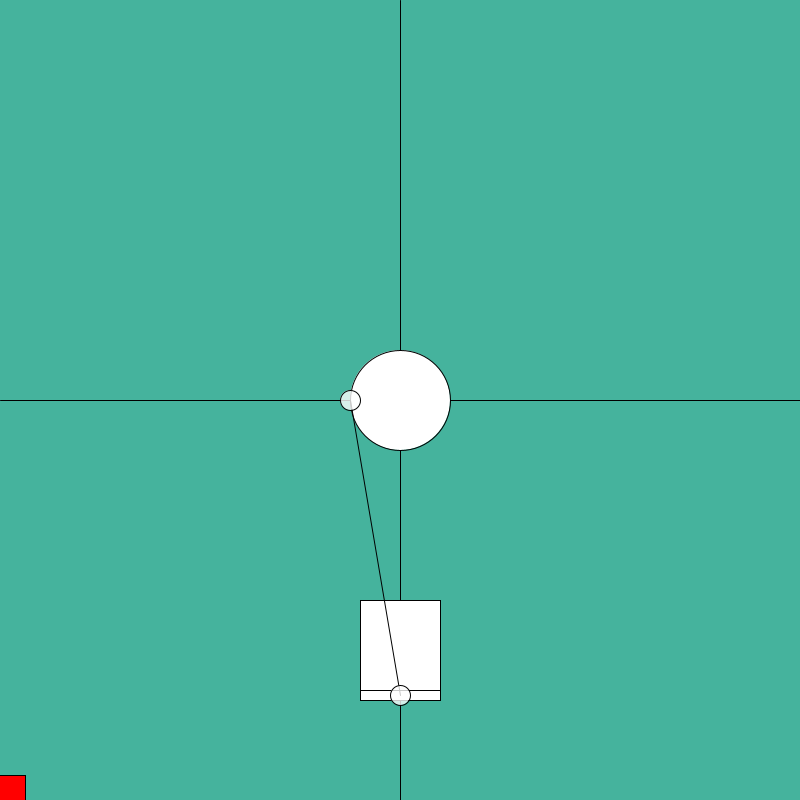
Frame 1 (no input)
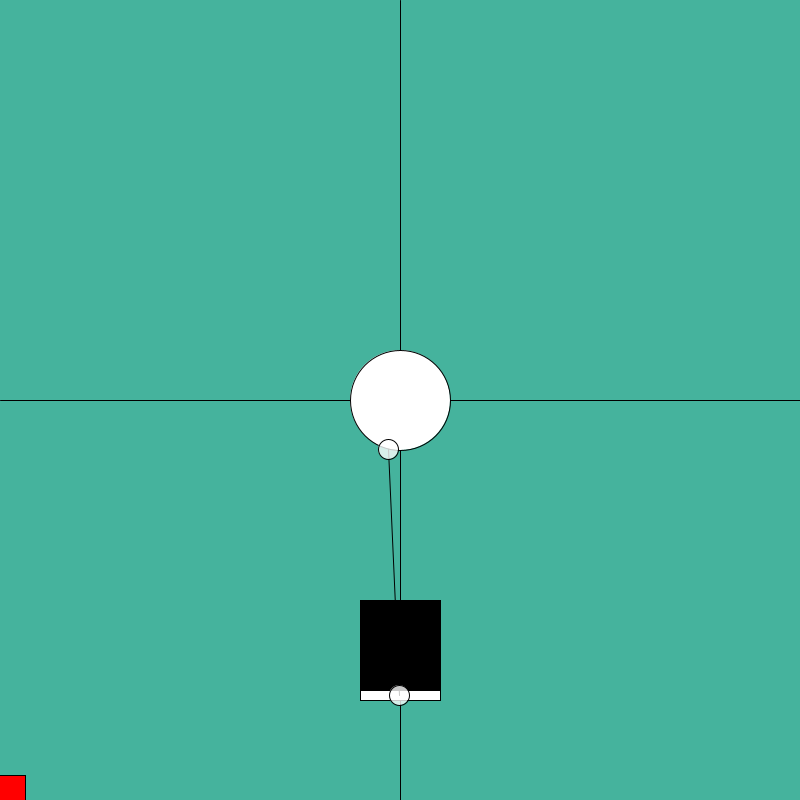
Frame 60 (the mouse pressed at the canvas centre just before this capture)
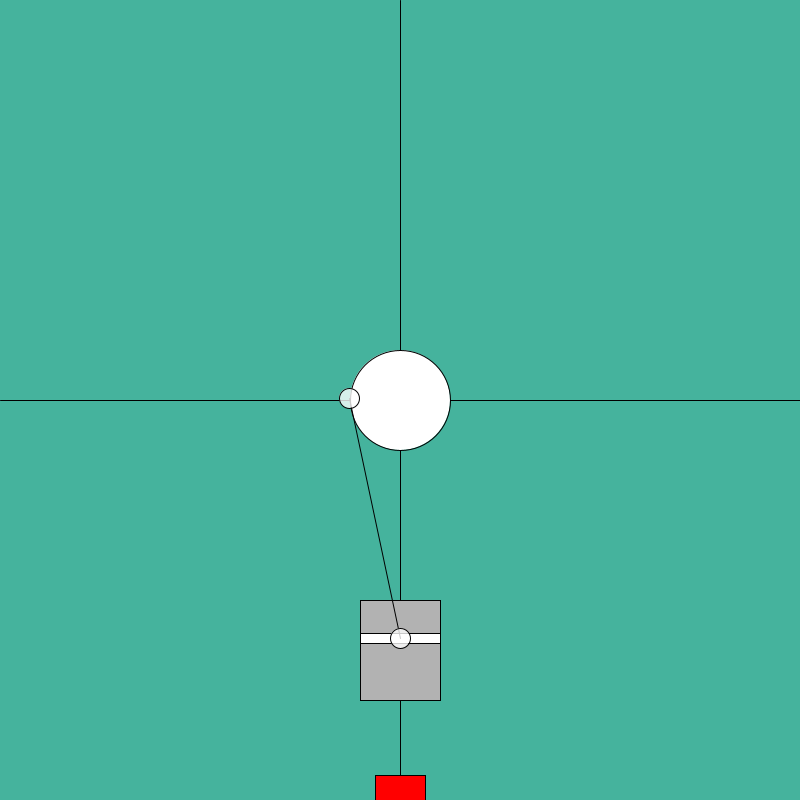
Frame 120 (the mouse held since frame 60 and released just before this capture)

The Processing sketch that drew these frames (run headless with seeded random() and noise(); from frame 60 on, the mouse is pressed at the canvas centre):

// Processing sketch: maquina
// ── maquina.pde
int timestep=10;
particle[]point=new particle[4];

void setup() {
  size(800, 800);
  rectMode(CENTER);
  for (int i=0; i< 4; i++) {
    point[i]=new particle(0, 0, 10);
    point[i].gravity(1.0/1);
  }
  
  point[0].x=400;
  point[0].y=595+100;
  point[1].x=400-50;
  point[1].y=350+50;
  point[2].x=0;
  point[2].y=0;
}

float travel=0;
float press=1;
float volum=0;
float temp=300;


void draw() {
  backframe();
  fill(255);
  line(0, 400, 800, 400);
  line(400, 0, 400, 800);
  ellipse(400, 400, 100, 100);
  fill(press*2000000);
  rect(400,650,80,100);
  fill(255);
  rect(400,point[0].y,80,10);
  line(point[0].x, point[0].y, point[1].x, point[1].y);

  for (int i=0; i<2; i++) {
    point[i].refresh(255);
  }
  for (int i=0; i< timestep; i++) {
    gameloop();
  }
}

void gameloop(){
  temp=100-abs(mouseX-400);
  fill(255,0,0);
  rect(mouseX,800,50,50);
  tempCst(1/1);
  //eje
  point[2].x=400;
  point[2].y=400;
  point[2].vx=0;
  point[2].vy=0;
  interlinkRigid(point[1],point[2],50,1,timestep);
  //piston
  point[0].x=400;
  point[0].vx=0;
  interlinkRigid(point[0],point[1],595-350,1,timestep);
  travel=595-point[0].y;
  //fuerza/masas
  point[0].vy+=-press*(PI*50*50)/2;
  if(point[0].y<590)point[0].y=590;
  
  
  //
  for(int i=0; i<4;i++){
    point[i].update(timestep);
  }
  
}
void volumCst(float k){
  //volum=(100-travel)*PI*50*50;
  press=temp*k/volum;
  temp=press*volum*k;
}

void pressCst(float k){
  volum=(100-travel)*PI*50*50;
  //press=temp*k/volum;
  temp=press*volum*k;
}

void tempCst(float k){
  volum=(100-travel)*PI*50*50;
  press=temp*k/volum;
  //temp=press*volum*k;
}

//void stepDraw() {
//  point[1].y=400;
//  point[2].y=400;
//  //rotaSolo();
//  libre();
//  for (int i=0; i<3; i++) {
//    point[i].update(timestep);
//  }
//  interlinkRigid(point[0], point[1], 150, 1, timestep);
//  //interlinkSpring(point[1], point[2], 100, 1.0, timestep);
//}
//void libre() {
//  interlinkRigid(point[0], point[3], 70, 1, timestep);
//}
//void rotaSolo() {
//  point[0].x=80*cos(tita)+200;
//  point[0].y=80*sin(tita)+400;
//  tita+=4/(10*3.14*timestep);
//}

void interlinkRigid(particle one, particle two, int space, float tolerance, int timestep) {
  two.rigidLink(one, space, tolerance, timestep);
  one.rigidLink(two, space, tolerance, timestep);
}

void interlinkSpring(particle one, particle two, int space, float constant, int timestep) {
  two.springLink(one, space, constant, timestep);
  one.springLink(two, space, constant, timestep);
}




void backframe() {
  colorMode(RGB);
  background(69, 179, 157 );
}

// ── particle.pde
public class particle {
  float x, y, vx, vy, ax, ay;
  int r;
  int cyinf=800;
  int cysup=0;
  int cizq=-1000;
  int cder=+1800;
  float mass=1;

  void constraint() {
    if (x>cder-r) {
      float prevx=x;
      x=cder-r;
      vx+=(x-prevx)*timestep;
    }
    if (x<cizq+r) {
      float prevx=x;
      x=cizq+r;
      vx+=(x-prevx)*timestep;
    }
    if (y>cyinf-r) {
      float prevy=y;
      y=cyinf-r;
      vy+=(y-prevy)*timestep;
    }
    if (y<cysup+r) {
      float prevy=y;
      y=cysup+r;
      vy+=(y-prevy)*timestep;
    }
  }

  float distance(particle other) {
    return sqrt(pow(this.x-other.x, 2)+pow(this.y-other.y, 2));
  }

  void springLink(particle other, float L, float mult, int timestep) {
    float distance=distance(other);
    if (distance>1) {
      float ejeX=(this.x-other.x)/distance;
      float ejeY=(this.y-other.y)/distance;
      float delta=L-distance;

      //x+=ejeX*delta/timestep;
      //y+=ejeY*delta/timestep;

      float mag=delta*mult/mass;
      vx+=mag*ejeX/timestep;
      vy+=mag*ejeY/timestep;

    }
  }

  void rigidLink(particle other, float L, float tolerance, int timestep) {
    float distance=distance(other);
    if (distance>1) {
      float ejeX=(this.x-other.x)/distance;
      float ejeY=(this.y-other.y)/distance;
      float delta=L-distance;

      float prevx=x;
      float prevy=y;
      x+=ejeX*delta*tolerance/timestep;
      y+=ejeY*delta*tolerance/timestep;

      vx+=(x-prevx)*timestep*tolerance/mass; 
      vy+=(y-prevy)*timestep*tolerance/mass; 
    }
  }


  void interact(particle[]other, int max, float tolerance, int timestep) {
    for (int i=0; i<max; i++) {
      float distance=distance(other[i]);
      if (distance<r+other[i].r && distance>1) {
        float ejeColisionX=(this.x-other[i].x)/distance;
        float ejeColisionY=(this.y-other[i].y)/distance;
        float delta=r+other[i].r-distance;

        float prevx=x;
        float prevy=y;

        x+=ejeColisionX*delta*tolerance/timestep;
        y+=ejeColisionY*delta*tolerance/timestep;

        vx+=(x-prevx)*timestep*tolerance;
        vy+=(y-prevy)*timestep*tolerance;
      }
    }
  }

  void gravity(float g) {
    ay=g;
  }

  void update(float step) {//steps por segundo
    step=1/step;
    vx+=ax*step;
    vy+=ay*step;
    x+=vx*step;
    y+=vy*step;
    constraint();
  }
  void refresh() {
    colorMode(HSB, 255);
    float shade=130-(int)255*sqrt(vx*vx+vy*vy)/40;
    fill((int)shade, 255, 255, 200);
    //fill(255,200);
    ellipse((int)x, (int)y, r*2, r*2);
  }
  void refresh(color shade) {
    colorMode(RGB);
    fill(shade, 200);
    ellipse((int)x, (int)y, r*2, r*2);
  }

  public particle(float x, float y, int r) {
    this.x=x;
    this.y=y;
    this.vx=0;
    this.vy=0;
    this.ax=0;
    this.ay=0;
    this.r=r;
  }
}
